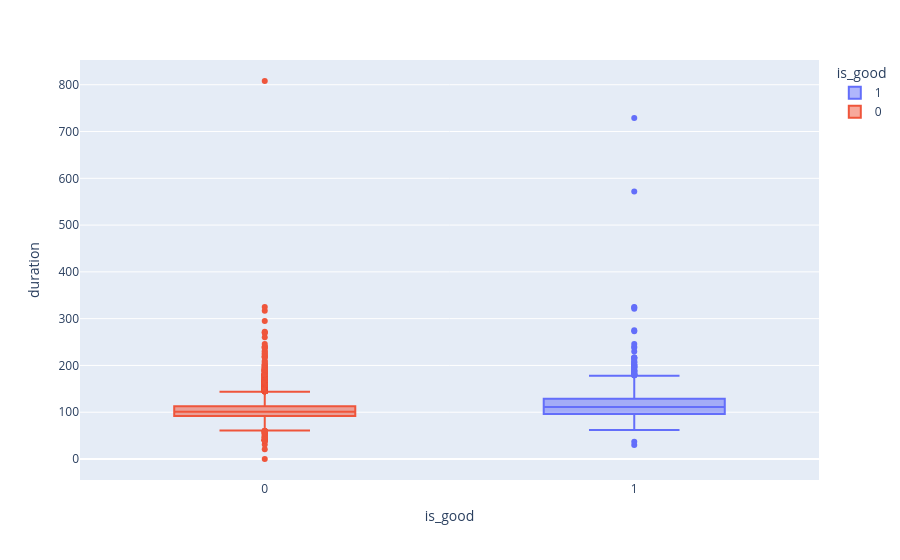
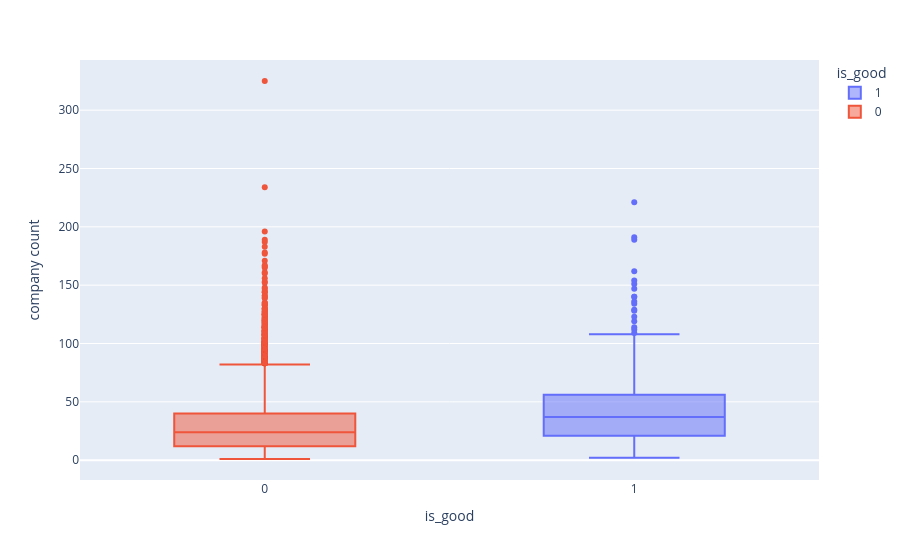
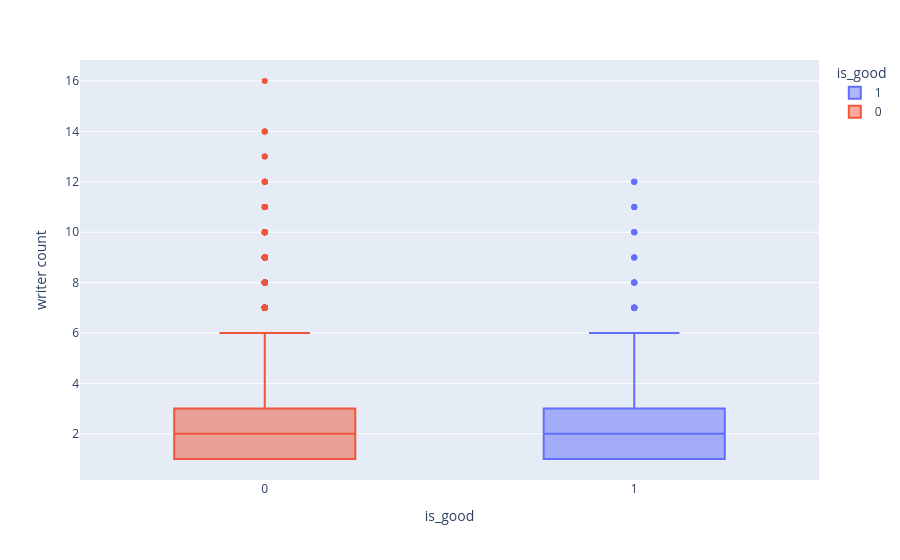
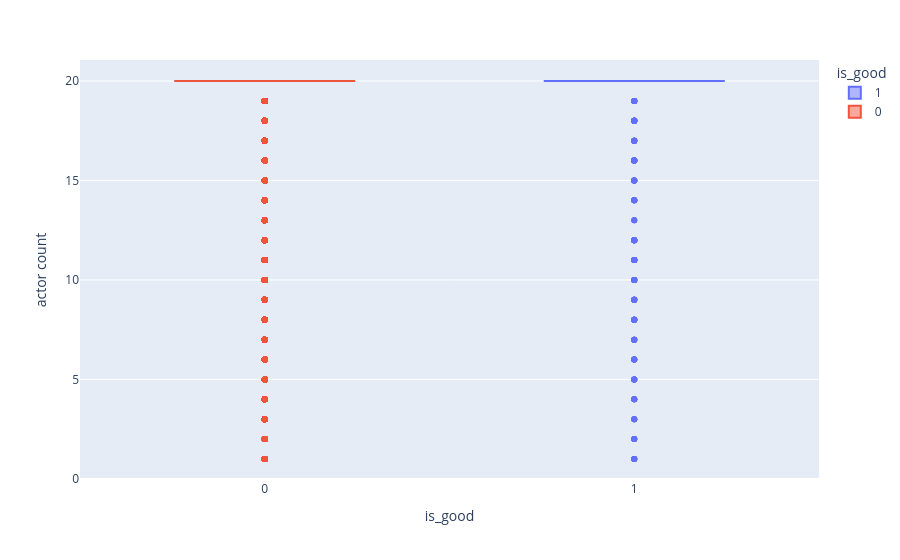

Notebook code for these charts, in order:
### Code cell
for col in df_num.columns:
    if col != "is_good":
        plt.figure(figsize=(10, 4))
        fig = px.box(df_num, x = "is_good" ,y=df_num[col] , color="is_good")
        fig.show()

### Figure 1 — Plotly figure (JSON) as saved in the notebook; plotly's stock layout.template omitted (floating-point values rounded to 4 significant figures; data arrays with more than 128 entries replaced by an {"elided": "..."} marker saying what was removed)
{"data": [{"alignmentgroup": "True", "hovertemplate": "is_good=%{x}<br>duration=%{y}<extra></extra>", "legendgroup": "1", "marker": {"color": "#636efa"}, "name": "1", "notched": false, "offsetgroup": "1", "orientation": "v", "showlegend": true, "type": "box", "x": {"elided": "883 int values"}, "x0": " ", "xaxis": "x", "y": {"elided": "883 int values"}, "y0": " ", "yaxis": "y"}, {"alignmentgroup": "True", "hovertemplate": "is_good=%{x}<br>duration=%{y}<extra></extra>", "legendgroup": "0", "marker": {"color": "#EF553B"}, "name": "0", "notched": false, "offsetgroup": "0", "orientation": "v", "showlegend": true, "type": "box", "x": {"elided": "14881 int values"}, "x0": " ", "xaxis": "x", "y": {"elided": "14881 int values"}, "y0": " ", "yaxis": "y"}], "layout": {"boxmode": "overlay", "legend": {"title": {"text": "is_good"}, "tracegroupgap": 0}, "margin": {"t": 60}, "xaxis": {"anchor": "y", "categoryarray": [1, 0], "categoryorder": "array", "domain": [0, 1], "title": {"text": "is_good"}}, "yaxis": {"anchor": "x", "domain": [0, 1], "title": {"text": "duration"}}}}

### Figure 2 — Plotly figure (JSON) as saved in the notebook; plotly's stock layout.template omitted (floating-point values rounded to 4 significant figures; data arrays with more than 128 entries replaced by an {"elided": "..."} marker saying what was removed)
{"data": [{"alignmentgroup": "True", "hovertemplate": "is_good=%{x}<br>company count=%{y}<extra></extra>", "legendgroup": "1", "marker": {"color": "#636efa"}, "name": "1", "notched": false, "offsetgroup": "1", "orientation": "v", "showlegend": true, "type": "box", "x": {"elided": "883 int values"}, "x0": " ", "xaxis": "x", "y": {"elided": "883 float values"}, "y0": " ", "yaxis": "y"}, {"alignmentgroup": "True", "hovertemplate": "is_good=%{x}<br>company count=%{y}<extra></extra>", "legendgroup": "0", "marker": {"color": "#EF553B"}, "name": "0", "notched": false, "offsetgroup": "0", "orientation": "v", "showlegend": true, "type": "box", "x": {"elided": "14881 int values"}, "x0": " ", "xaxis": "x", "y": {"elided": "14881 float values"}, "y0": " ", "yaxis": "y"}], "layout": {"boxmode": "overlay", "legend": {"title": {"text": "is_good"}, "tracegroupgap": 0}, "margin": {"t": 60}, "xaxis": {"anchor": "y", "categoryarray": [1, 0], "categoryorder": "array", "domain": [0, 1], "title": {"text": "is_good"}}, "yaxis": {"anchor": "x", "domain": [0, 1], "title": {"text": "company count"}}}}

### Figure 3 — Plotly figure (JSON) as saved in the notebook; plotly's stock layout.template omitted (floating-point values rounded to 4 significant figures; data arrays with more than 128 entries replaced by an {"elided": "..."} marker saying what was removed)
{"data": [{"alignmentgroup": "True", "hovertemplate": "is_good=%{x}<br>writer count=%{y}<extra></extra>", "legendgroup": "1", "marker": {"color": "#636efa"}, "name": "1", "notched": false, "offsetgroup": "1", "orientation": "v", "showlegend": true, "type": "box", "x": {"elided": "883 int values"}, "x0": " ", "xaxis": "x", "y": {"elided": "883 float values"}, "y0": " ", "yaxis": "y"}, {"alignmentgroup": "True", "hovertemplate": "is_good=%{x}<br>writer count=%{y}<extra></extra>", "legendgroup": "0", "marker": {"color": "#EF553B"}, "name": "0", "notched": false, "offsetgroup": "0", "orientation": "v", "showlegend": true, "type": "box", "x": {"elided": "14881 int values"}, "x0": " ", "xaxis": "x", "y": {"elided": "14881 float values"}, "y0": " ", "yaxis": "y"}], "layout": {"boxmode": "overlay", "legend": {"title": {"text": "is_good"}, "tracegroupgap": 0}, "margin": {"t": 60}, "xaxis": {"anchor": "y", "categoryarray": [1, 0], "categoryorder": "array", "domain": [0, 1], "title": {"text": "is_good"}}, "yaxis": {"anchor": "x", "domain": [0, 1], "title": {"text": "writer count"}}}}

### Figure 4 — Plotly figure (JSON) as saved in the notebook; plotly's stock layout.template omitted (floating-point values rounded to 4 significant figures; data arrays with more than 128 entries replaced by an {"elided": "..."} marker saying what was removed)
{"data": [{"alignmentgroup": "True", "hovertemplate": "is_good=%{x}<br>actor count=%{y}<extra></extra>", "legendgroup": "1", "marker": {"color": "#636efa"}, "name": "1", "notched": false, "offsetgroup": "1", "orientation": "v", "showlegend": true, "type": "box", "x": {"elided": "883 int values"}, "x0": " ", "xaxis": "x", "y": {"elided": "883 float values"}, "y0": " ", "yaxis": "y"}, {"alignmentgroup": "True", "hovertemplate": "is_good=%{x}<br>actor count=%{y}<extra></extra>", "legendgroup": "0", "marker": {"color": "#EF553B"}, "name": "0", "notched": false, "offsetgroup": "0", "orientation": "v", "showlegend": true, "type": "box", "x": {"elided": "14881 int values"}, "x0": " ", "xaxis": "x", "y": {"elided": "14881 float values"}, "y0": " ", "yaxis": "y"}], "layout": {"boxmode": "overlay", "legend": {"title": {"text": "is_good"}, "tracegroupgap": 0}, "margin": {"t": 60}, "xaxis": {"anchor": "y", "categoryarray": [1, 0], "categoryorder": "array", "domain": [0, 1], "title": {"text": "is_good"}}, "yaxis": {"anchor": "x", "domain": [0, 1], "title": {"text": "actor count"}}}}
